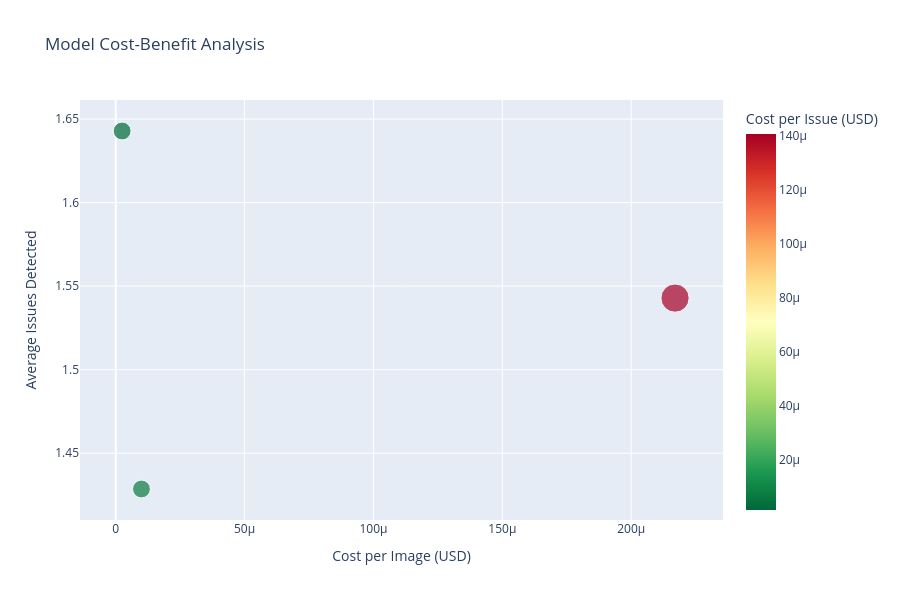

The notebook cell this image was saved under:
### Markdown cell above
---
# Part 4: Cost-Benefit Analysis

Combine pricing data with model performance to determine the best value models.
Compares:
- Detection accuracy (average issues found)
- Cost per image
- Cost per detected issue

### Code cell
# Merge performance and pricing data
if not df_model_perf.empty and not df_models.empty:
    # Create cost-benefit analysis
    cost_benefit = df_model_perf.copy()
    
    # Add pricing information - get once per model to avoid duplicate API calls
    def get_price_safe(model_name):
        pricing = get_model_pricing(model_name, use_user_filter=False, env_path=str(env_candidate))
        return pricing['image_price'] if pricing else 0
    
    cost_benefit['Image Price'] = cost_benefit['Model'].apply(get_price_safe)
    
    # Calculate cost per detected issue
    cost_benefit['Cost per Issue'] = cost_benefit.apply(
        lambda row: row['Image Price'] / row['Avg Issues'] if row['Avg Issues'] > 0 else float('inf'),
        axis=1
    )
    
    # Sort by cost per issue (lower is better)
    cost_benefit = cost_benefit.sort_values('Cost per Issue')
    
    print("\n" + "="*80)
    print("COST-BENEFIT ANALYSIS")
    print("="*80)
    print("\nModels ranked by cost-effectiveness (cost per detected issue):\n")
    
    display_cb = cost_benefit.copy()
    display_cb['Image Price'] = display_cb['Image Price'].apply(lambda x: f"${x:.10f}")
    display_cb['Cost per Issue'] = display_cb['Cost per Issue'].apply(
        lambda x: f"${x:.10f}" if x != float('inf') else "N/A"
    )
    display(display_cb)
    
    # Visualize cost-benefit
    fig = px.scatter(
        cost_benefit,
        x='Image Price',
        y='Avg Issues',
        size='Images Analyzed',
        color='Cost per Issue',
        hover_data=['Model'],
        title='Model Cost-Benefit Analysis',
        labels={
            'Image Price': 'Cost per Image (USD)',
            'Avg Issues': 'Average Issues Detected',
            'Cost per Issue': 'Cost per Issue (USD)'
        },
        color_continuous_scale='RdYlGn_r'
    )
    
    fig.update_layout(height=600)
    fig.show()
    
else:
    print("\nInsufficient data for cost-benefit analysis.")
    print("Run analyses with multiple models to enable this section.")

### Figure 1 — Plotly figure (JSON) as saved in the notebook; plotly's stock layout.template omitted (floating-point values rounded to 4 significant figures)
{"data": [{"customdata": [["openai/gpt-5-image-mini"], ["openai/gpt-5-image"], ["openai/gpt-4o-mini"]], "hovertemplate": "Cost per Image (USD)=%{x}<br>Average Issues Detected=%{y}<br>Images Analyzed=%{marker.size}<br>Model=%{customdata[0]}<br>Cost per Issue (USD)=%{marker.color}<extra></extra>", "legendgroup": "", "marker": {"color": [1.522e-06, 7e-06, 0.0001406], "coloraxis": "coloraxis", "size": [14, 14, 35], "sizemode": "area", "sizeref": 0.0875, "symbol": "circle"}, "mode": "markers", "name": "", "orientation": "v", "showlegend": false, "type": "scatter", "x": [2.5e-06, 1e-05, 0.000217], "xaxis": "x", "y": [1.643, 1.429, 1.543], "yaxis": "y"}], "layout": {"coloraxis": {"colorbar": {"title": {"text": "Cost per Issue (USD)"}}, "colorscale": [[0, "rgb(0,104,55)"], [0.1, "rgb(26,152,80)"], [0.2, "rgb(102,189,99)"], [0.3, "rgb(166,217,106)"], [0.4, "rgb(217,239,139)"], [0.5, "rgb(255,255,191)"], [0.6, "rgb(254,224,139)"], [0.7, "rgb(253,174,97)"], [0.8, "rgb(244,109,67)"], [0.9, "rgb(215,48,39)"], [1, "rgb(165,0,38)"]]}, "height": 600, "legend": {"itemsizing": "constant", "tracegroupgap": 0}, "title": {"text": "Model Cost-Benefit Analysis"}, "xaxis": {"anchor": "y", "domain": [0, 1], "title": {"text": "Cost per Image (USD)"}}, "yaxis": {"anchor": "x", "domain": [0, 1], "title": {"text": "Average Issues Detected"}}}}
